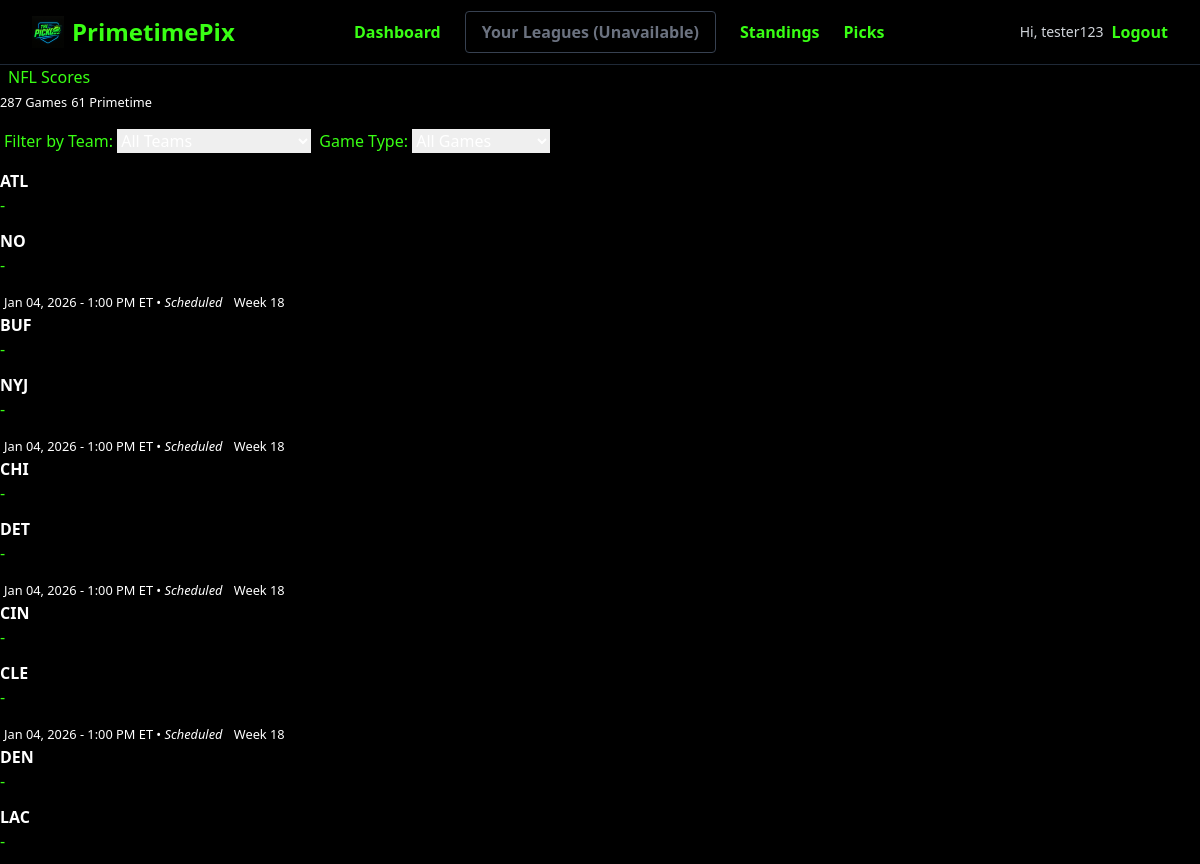
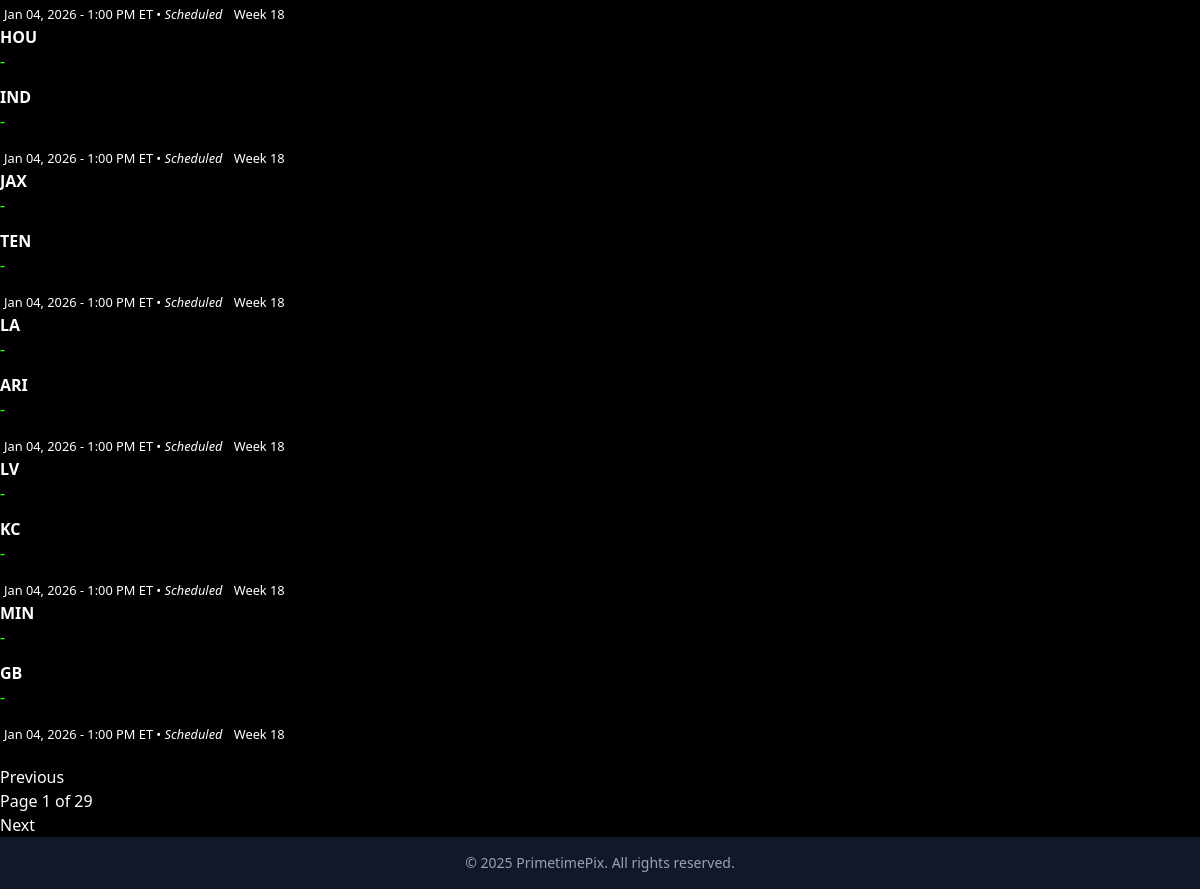
Screenshot of /schedule/scores/ (signed in) with the database file from the repository (2 pictures, top to bottom).
### apps/games/models.py (models this page shows, shortened)
class Game(models.Model):
    SPORT_CHOICES = [
        ('NFL', 'National Football League'),
        ('NBA', 'National Basketball Association'),
    ]
    STATUS_CHOICES = [
        ('scheduled', 'Scheduled'),
        ('in_progress', 'In Progress'),
        ('final', 'Final'),
    ]
    sport = models.CharField(max_length=10, choices=SPORT_CHOICES, default='NFL')
    home_team = models.CharField(max_length=100)
    away_team = models.CharField(max_length=100)
    home_logo = models.URLField(blank=True, null=True)
    away_logo = models.URLField(blank=True, null=True)
    home_score = models.IntegerField(blank=True, null=True)
    away_score = models.IntegerField(blank=True, null=True)
    winner = models.CharField(max_length=100, blank=True, null=True)
    start_time = models.DateTimeField()
    location = models.CharField(max_length=100, blank=True, null=True)
    status = models.CharField(max_length=20, choices=STATUS_CHOICES, default='scheduled')
    game_week = models.IntegerField(blank=True, null=True)
    external_id = models.CharField(max_length=100, unique=True, blank=True, null=True)
    season = models.IntegerField(blank=True, null=True, help_text="NFL season year")
    game_type = models.CharField(max_length=10, blank=True, null=True,
                                help_text="REG, WC, DIV, CON, SB")
    created_at = models.DateTimeField(auto_now_add=True)
    updated_at = models.DateTimeField(auto_now=True)
    @property
    def is_primetime(self):
        if not self.start_time:
            return False
        eastern = pytz.timezone('US/Eastern')
        et_time = self.start_time.astimezone(eastern)
        return et_time.time() >= time(20, 0)  # 8:00 PM ET
    @property
    def start_time_et(self):
        if not self.start_time:
            return None
        eastern = pytz.timezone('US/Eastern')
        return self.start_time.astimezone(eastern)
    class Meta:
        ordering = ['start_time']
        verbose_name = "Game"
        verbose_name_plural = "Games"
        constraints = [
            models.UniqueConstraint(
                fields=['external_id'],
                name='unique_external_id_when_not_null',
                condition=models.Q(external_id__isnull=False)
            )
        ]

### apps/games/views.py (the view, shortened to what this page needs)
# urls.py: path('scores/', views.view_score, name='view_score'),
@login_required(login_url='login')
def view_score(request):
    selected_team = request.GET.get('team', '').strip()
    games = Game.objects.all()
    if selected_team:
        games = games.filter(
            Q(home_team__icontains=selected_team) | Q(away_team__icontains=selected_team)
        )
    show_primetime_only = request.GET.get('primetime') == 'true'
    teams = Game.objects.values_list('home_team', flat=True).distinct().order_by('home_team')
    total_games = Game.objects.count()
    try:
        all_nfl_games = list(Game.objects.all())
        primetime_count = 0
        for game in all_nfl_games:
            if hasattr(game, 'is_primetime') and game.is_primetime:
                primetime_count += 1
    except:
        primetime_count = 0
    paginator = Paginator(games.order_by('-start_time'), 10)
    page_number = request.GET.get('page')
    page_obj = paginator.get_page(page_number)
    context = {
        'games': page_obj,
        'teams': teams,
        'selected_team': selected_team,
        'show_primetime_only': show_primetime_only,
        'total_games': total_games,
        'primetime_count': primetime_count,
    }
    return render(request, 'views_score.html', context)

### apps/games/context_processors.py (called while the page is built)
def get_thanksgiving_date(year):
    nov1 = date(year, 11, 1)
    first_thursday = nov1 + timedelta(days=(3 - nov1.weekday()) % 7)
    return first_thursday + timedelta(weeks=3)

def live_scores_ticker(request):
    now = timezone.now()
    today = now.date()
    year = today.year
    holiday_dates = {name: fn(year) for name, fn in HOLIDAY_DATES.items()}
    if today.month == 1:
        holiday_dates["new_years"] = HOLIDAY_DATES["new_years"](year - 1)
    games = Game.objects.filter(start_time__lte=now).exclude(status__iexact="scheduled")
    primetime_or_holiday_games = games.filter(
        Q(start_time__time__gte=PRIMETIME_START) |
        Q(start_time__date__in=holiday_dates.values())
    )
    return {
        "scores_ticker": primetime_or_holiday_games.order_by("start_time")[:5]
    }

### apps/picks/context_processors.py (called while the page is built)
def user_leagues(request):
    if request.user.is_authenticated:
        leagues = League.objects.filter(is_approved=True, members=request.user)
        return {'user_leagues': leagues}
    return {'user_leagues': []}

### apps/games/templates/views_score.html (shortened to what this page needs)
{% extends 'nflpix/base.html' %}
{% block content %}
<div class="d-flex justify-content-between align-items-center mb-4">
    <h2 class="text-neon mb-0">
        NFL Scores
    </h2>
    <div class="d-flex gap-2 align-items-center">
        <small class="badge bg-primary">{{ total_games }} Games</small>
        {% if primetime_count %}
            <small class="badge bg-warning text-dark">{{ primetime_count }} Primetime</small>
        {% endif %}
    </div>
</div>
<div class="row mb-4">
    <div class="col-12">
        <form method="get" class="d-flex align-items-center gap-3 flex-wrap">
            <label for="team" class="form-label mb-0 text-neon">
                Filter by Team:
            </label>
            <select class="form-select w-auto" name="team" id="team" onchange="this.form.submit()">
                <option value="">All Teams</option>
            </select>
            <label for="primetime" class="form-label mb-0 text-neon">
                Game Type:
            </label>
            <select class="form-select w-auto" name="primetime" id="primetime" onchange="this.form.submit()">
                <option value="">All Games</option>
            </select>
        </form>
    </div>
</div>
<div class="row g-4">
    {% for game in games %}
        <div class="col-12 col-md-6 col-lg-4">
            <div class="card h-100 {% if game.is_primetime %}border-warning primetime-card{% endif %}">
                <div class="card-body d-flex flex-column">
                    <div class="d-flex align-items-center justify-content-between mb-3">
                        <div class="d-flex align-items-center">
                            <strong>{{ game.home_team }}</strong>
                        </div>
                        <span class="fs-4 fw-bold text-neon">
                            {{ game.home_score|default:"-" }}
                        </span>
                    </div>
                    <div class="d-flex align-items-center justify-content-between mb-3">
                        <div class="d-flex align-items-center">
                            <strong>{{ game.away_team }}</strong>
                        </div>
                        <span class="fs-4 fw-bold text-neon">
                            {{ game.away_score|default:"-" }}
                        </span>
                    </div>
                    <div class="mt-auto">
                        <small class="text-muted-custom">
                            {% if game.start_time_et %}
                                {{ game.start_time_et|date:"M d, Y - g:i A" }} ET
                            {% else %}
                                {{ game.start_time|date:"M d, Y - g:i A" }}
                            {% endif %}
                            • <em>{{ game.status|title }}</em>
                        </small>
                        {% if game.game_week %}
                            <small class="badge bg-secondary ms-2">Week {{ game.game_week }}</small>
                        {% endif %}
                    </div>
                </div>
            </div>
        </div>
    {% endfor %}
</div>
{% if games.paginator.num_pages > 1 %}
    <nav class="mt-5">
        <ul class="pagination justify-content-center">
            {% if games.has_previous %}
                <li class="page-item">
                    <a class="page-link" href="?page={{ games.previous_page_number }}{% if selected_team %}&team={{ selected_team }}{% endif %}{% if show_primetime_only %}&primetime=true{% endif %}">
                        <i class="fas fa-chevron-left me-1"></i>Previous
                    </a>
                </li>
            {% else %}
                <li class="page-item disabled">
                    <span class="page-link">Previous</span>
                </li>
            {% endif %}
            <li class="page-item active">
                <span class="page-link">Page {{ games.number }} of {{ games.paginator.num_pages }}</span>
            </li>
            {% if games.has_next %}
                <li class="page-item">
                    <a class="page-link" href="?page={{ games.next_page_number }}{% if selected_team %}&team={{ selected_team }}{% endif %}{% if show_primetime_only %}&primetime=true{% endif %}">
                        Next
                    </a>
                </li>
            {% else %}
                <li class="page-item disabled">
                    <span class="page-link">Next</span>
                </li>
            {% endif %}
        </ul>
    </nav>
{% endif %}
{% endblock %}

### primetimepix/templates/nflpix/base.html (shortened to what this page needs)
{% load static %}
<!DOCTYPE html>
<html lang="en">
<head>
  <script src="https://cdn.tailwindcss.com"></script>
  <link rel="stylesheet" href="{% static 'css/style.css' %}">
</head>
<body class="bg-black text-white font-sans min-h-screen flex flex-col">
  {% include 'nflpix/navbar.html' %}
  <main class="flex-grow">
    {% block content %}{% endblock %}
  </main>
  <footer class="bg-gray-900 text-center text-sm text-gray-400 py-4">
    © 2025 PrimetimePix. All rights reserved.
  </footer>
</body>
</html>

### primetimepix/templates/nflpix/navbar.html (shortened to what this page needs)
{% load static %}
<nav class="bg-black border-b border-gray-800">
  <div class="max-w-7xl mx-auto px-4 sm:px-6 lg:px-8">
    <div class="flex justify-between items-center h-16">
    <a href="{% url 'landing_page' %}" class="flex items-center space-x-2">
  <img src="{% static 'img/pickemlogo.png' %}" alt="PrimetimePix Logo" class="h-8 w-auto">
  <span class="text-neon font-bold text-2xl font-orbitron">PrimetimePix</span>
</a>
      <div class="hidden md:flex items-center space-x-6">
        <a href="{% url 'dashboard' %}" class="nav-link">Dashboard</a>
        {% if league %}
          <a href="{% url 'league_detail' league.id %}" class="nav-link border border-indigo-600 text-indigo-400 px-4 py-2 rounded hover:bg-indigo-900 transition">Your Leagues</a>
        {% else %}
          <span class="nav-link border border-gray-700 text-gray-500 px-4 py-2 rounded cursor-not-allowed">Your Leagues (Unavailable)</span>
        {% endif %}
        <a href="{% url 'standings' %}" class="nav-link">Standings</a>
        <a href="{% url 'schedule' %}" class="nav-link">Picks</a>
      </div>
      <div class="hidden md:flex items-center ml-4">
        {% if user.is_authenticated %}
          <span class="text-gray-300 text-sm">Hi, {{ user.username }}</span>
          <a href="{% url 'logout' %}" class="ml-2 nav-link">Logout</a>
        {% else %}
          <a href="{% url 'login' %}" class="nav-link">Login</a>
          <a href="{% url 'signup' %}" class="nav-link">Sign Up</a>
        {% endif %}
      </div>
    </div>
  </div>
</nav>

### primetimepix/static/css/style.css (style rules this page uses)
body { font-family: 'Orbitron', sans-serif; background-color: #000; color: #f0f0f0; }
.nav-link { color: #39ff14; font-weight: 600; transition: all 0.2s ease-in-out; }
.text-neon { color: #39ff14; }

### rows the page displays
Game: home_team "ATL", home_score "-", away_team "NO", away_score "-", start_time_et "Jan 04, 2026 - 1:00 PM", status "Scheduled", game_week "18"
Game: home_team "BUF", home_score "-", away_team "NYJ", away_score "-", start_time_et "Jan 04, 2026 - 1:00 PM", status "Scheduled", game_week "18"
Game: home_team "CHI", home_score "-", away_team "DET", away_score "-", start_time_et "Jan 04, 2026 - 1:00 PM", status "Scheduled", game_week "18"
Game: home_team "CIN", home_score "-", away_team "CLE", away_score "-", start_time_et "Jan 04, 2026 - 1:00 PM", status "Scheduled", game_week "18"
Game: home_team "DEN", home_score "-", away_team "LAC", away_score "-", start_time_et "Jan 04, 2026 - 1:00 PM", status "Scheduled", game_week "18"
Game: home_team "HOU", home_score "-", away_team "IND", away_score "-", start_time_et "Jan 04, 2026 - 1:00 PM", status "Scheduled", game_week "18"
Game: home_team "JAX", home_score "-", away_team "TEN", away_score "-", start_time_et "Jan 04, 2026 - 1:00 PM", status "Scheduled", game_week "18"
Game: home_team "LA", home_score "-", away_team "ARI", away_score "-", start_time_et "Jan 04, 2026 - 1:00 PM", status "Scheduled", game_week "18"
Game: home_team "LV", home_score "-", away_team "KC", away_score "-", start_time_et "Jan 04, 2026 - 1:00 PM", status "Scheduled", game_week "18"
Game: home_team "MIN", home_score "-", away_team "GB", away_score "-", start_time_et "Jan 04, 2026 - 1:00 PM", status "Scheduled", game_week "18"

### other values shown
{{ user.username }} "tester123"
{{ total_games }} "287"
{{ primetime_count }} "61"
{{ games.number }} "1"
{{ games.paginator.num_pages }} "29"
